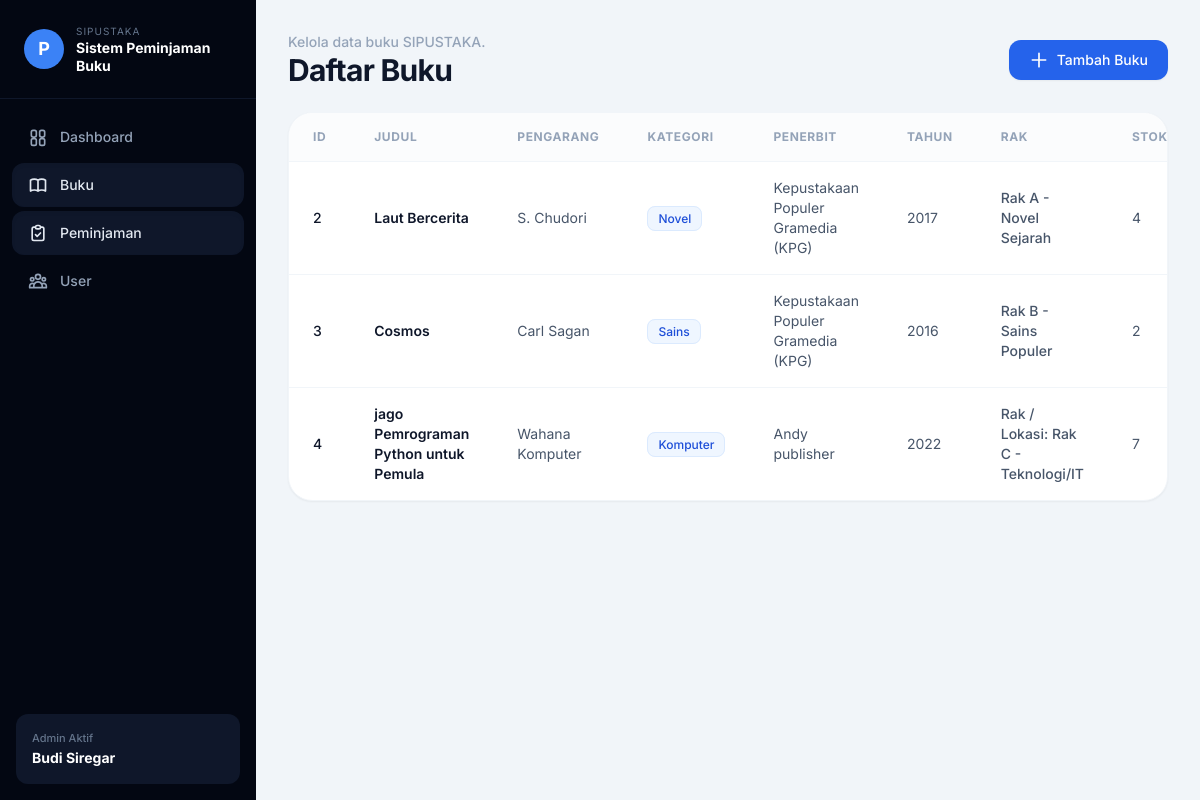
The page /books/ on the database its author committed.
### app_perpus/models.py (models this page shows)
class Buku(models.Model):
    judul = models.CharField(max_length=255)
    pengarang = models.CharField(max_length=255)
    kategori = models.CharField(max_length=100)
    penerbit = models.CharField(max_length=255)
    tahun_terbit = models.IntegerField()
    rak = models.CharField(max_length=100)
    stok = models.IntegerField()
    deskripsi = models.TextField(blank=True, null=True)
    isbn = models.CharField(max_length=100, blank=True, null=True)
    class Meta:
        db_table = 'buku'

### app_perpus/views.py (the view)
# urls.py: path('books/', views.list_buku, name='list_buku'),
def list_buku(request):
    with connection.cursor() as cursor:
        cursor.execute("SELECT id, judul, pengarang, kategori, penerbit, tahun_terbit, rak, stok FROM buku ORDER BY id ASC;")
        rows = cursor.fetchall()
        daftar_buku = []
        for row in rows:
            daftar_buku.append({
                'id': row[0],
                'judul': row[1],
                'pengarang': row[2],
                'kategori': row[3],
                'penerbit': row[4],
                'tahun_terbit': row[5],
                'rak': row[6],
                'stok': row[7],
            })
    return render(request, 'app_perpus/books.html', {'data_buku': daftar_buku})

### app_perpus/templates/app_perpus/books.html (shortened to what this page needs)
<!doctype html>
<html lang="id">
  <head>
    <script src="https://cdn.tailwindcss.com"></script>
  </head>
  <body class="bg-[#f1f5f9] text-slate-900 h-screen overflow-hidden">
    <div class="h-screen flex flex-col md:flex-row">
      <aside class="w-full md:w-64 h-screen bg-[#030712] text-slate-100 flex-none flex flex-col">
        <div class="px-6 py-6 border-b border-slate-900">
          <div class="flex items-center gap-3">
            <div class="w-10 h-10 rounded-full bg-[#3b82f6] flex items-center justify-center font-bold text-white text-lg">P</div>
            <div>
              <p class="text-[10px] text-slate-500 uppercase tracking-widest">SIPUSTAKA</p>
              <h1 class="text-sm font-bold text-white leading-tight">Sistem Peminjaman<br>Buku</h1>
            </div>
          </div>
        </div>
        <nav class="flex-1 px-3 py-4 space-y-1">
          <a href="{% url 'dashboard' %}" class="flex items-center gap-3 px-4 py-3 text-sm font-medium text-slate-400 rounded-xl hover:bg-slate-900 transition">
            Dashboard
          </a>
          <a href="{% url 'list_buku' %}" class="flex items-center gap-3 px-4 py-3 text-sm font-medium text-slate-200 bg-slate-900 rounded-xl shadow-inner">
            Buku
          </a>
          <a href="{% url 'list_peminjaman' %}" class="flex items-center gap-3 px-4 py-3 text-sm font-medium text-slate-200 bg-slate-900 rounded-xl shadow-inner">
  Peminjaman
</a>
          <a href="{% url 'list_siswa' %}" class="flex items-center gap-3 px-4 py-3 text-sm font-medium text-slate-400 rounded-xl hover:bg-slate-900 transition">
            User
          </a>
        </nav>
        <div class="mt-auto p-4">
          <div class="rounded-xl bg-slate-900 p-4">
            <p class="text-[11px] text-slate-500 font-medium">Admin Aktif</p>
            <p class="mt-0.5 font-bold text-white text-sm">Budi Siregar</p>
          </div>
        </div>
      </aside>
      <main class="flex-1 p-6 md:p-8 overflow-y-auto">
        <div class="flex items-center justify-between mb-6">
          <div>
            <p class="text-slate-400 text-sm font-medium">Kelola data buku SIPUSTAKA.</p>
            <h3 class="text-3xl font-bold text-slate-900 tracking-tight">Daftar Buku</h3>
          </div>
          <a href="{% url 'add_buku' %}" class="bg-[#2563eb] text-white px-5 py-2.5 rounded-xl font-medium text-sm flex items-center gap-2 hover:bg-blue-700 transition shadow-sm">
            <svg class="w-5 h-5" fill="none" stroke="currentColor" viewBox="0 0 24 24"><path stroke-linecap="round" stroke-linejoin="round" stroke-width="2" d="M12 4v16m8-8H4"/></svg>
            Tambah Buku
          </a>
        </div>
        <div class="bg-white rounded-[24px] border border-slate-100 shadow-sm overflow-hidden">
          <div class="overflow-x-auto">
            <table class="w-full text-left border-collapse">
              <thead>
                <tr class="border-b border-slate-100 text-slate-400 text-xs font-semibold uppercase tracking-wider bg-slate-50/50">
                  <th class="px-6 py-4">ID</th>
                  <th class="px-6 py-4">Judul</th>
                  <th class="px-6 py-4">Pengarang</th>
                  <th class="px-6 py-4">Kategori</th>
                  <th class="px-6 py-4">Penerbit</th>
                  <th class="px-6 py-4">Tahun</th>
                  <th class="px-6 py-4">Rak</th>
                  <th class="px-6 py-4">Stok</th>
                </tr>
              </thead>
              <tbody class="divide-y divide-slate-100 text-sm text-slate-700">
                {% for b in data_buku %}
                <tr class="hover:bg-slate-50/50 transition">
                  <td class="px-6 py-4 font-medium text-slate-900">{{ b.id }}</td>
                  <td class="px-6 py-4 font-semibold text-slate-900">{{ b.judul }}</td>
                  <td class="px-6 py-4 text-slate-600">{{ b.pengarang }}</td>
                  <td class="px-6 py-4">
                    <span class="px-2.5 py-1 text-xs font-medium text-blue-700 bg-blue-50 border border-blue-100 rounded-lg">
                      {{ b.kategori }}
                    </span>
                  </td>
                  <td class="px-6 py-4 text-slate-600">{{ b.penerbit }}</td>
                  <td class="px-6 py-4 text-slate-600">{{ b.tahun_terbit }}</td>
                  <td class="px-6 py-4 text-slate-600 font-medium">{{ b.rak }}</td>
                  <td class="px-6 py-4 text-slate-600">{{ b.stok }}</td>
                </tr>
                {% endfor %}
              </tbody>
            </table>
          </div>
        </div>
      </main>
    </div>
  </body>
</html>

### app_perpus/templates/app_perpus/books.html (style rules this page uses)
body { font-family: 'Inter', sans-serif; }

### rows shown on the page
Buku: id "2", judul "Laut Bercerita", pengarang "S. Chudori", kategori "Novel", penerbit "Kepustakaan Populer Gramedia (KPG)", tahun_terbit "2017", rak "Rak A - Novel Sejarah", stok "4"
Buku: id "3", judul "Cosmos", pengarang "Carl Sagan", kategori "Sains", penerbit "Kepustakaan Populer Gramedia (KPG)", tahun_terbit "2016", rak "Rak B - Sains Populer", stok "2"
Buku: id "4", judul "jago Pemrograman Python untuk Pemula", pengarang "Wahana Komputer", kategori "Komputer", penerbit "Andy publisher", tahun_terbit "2022", rak "Rak / Lokasi: Rak C - Teknologi/IT", stok "7"
